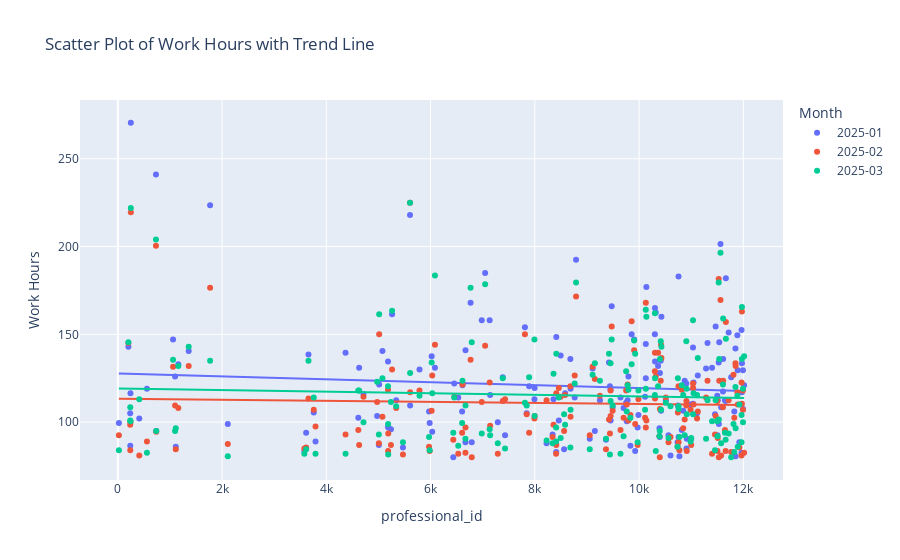

Write notebook code for a chart like this one.
### Code cell
import plotly.express as px

if 'professional_id' not in order_result.columns:
    order_result = order_result.reset_index()
    
fig = px.scatter(
    order_result,
    x="professional_id",
    y=["2025-01", "2025-02", "2025-03"],
    title="Scatter Plot of Work Hours with Trend Line",
    labels={"value": "Work Hours", "variable": "Month"},
    trendline="ols"
)

fig.show()

### Figure 1 — Plotly figure (JSON) as saved in the notebook; plotly's stock layout.template omitted (floating-point values rounded to 4 significant figures; data arrays with more than 128 entries replaced by an {"elided": "..."} marker saying what was removed)
{"data": [{"hovertemplate": "Month=2025-01<br>professional_id=%{x}<br>Work Hours=%{y}<extra></extra>", "legendgroup": "2025-01", "marker": {"color": "#636efa", "symbol": "circle"}, "mode": "markers", "name": "2025-01", "orientation": "v", "showlegend": true, "type": "scatter", "x": {"elided": "173 int values"}, "xaxis": "x", "y": {"elided": "173 float values"}, "yaxis": "y"}, {"hovertemplate": "<b>OLS trendline</b><br>value = -0.000832691 * professional_id + 127.76<br>R<sup>2</sup>=0.008046<br><br>Month=2025-01<br>professional_id=%{x}<br>Work Hours=%{y} <b>(trend)</b><extra></extra>", "legendgroup": "2025-01", "marker": {"color": "#636efa", "symbol": "circle"}, "mode": "lines", "name": "2025-01", "showlegend": false, "type": "scatter", "x": {"elided": "173 int values"}, "xaxis": "x", "y": {"elided": "173 float values"}, "yaxis": "y"}, {"hovertemplate": "Month=2025-02<br>professional_id=%{x}<br>Work Hours=%{y}<extra></extra>", "legendgroup": "2025-02", "marker": {"color": "#EF553B", "symbol": "circle"}, "mode": "markers", "name": "2025-02", "orientation": "v", "showlegend": true, "type": "scatter", "x": {"elided": "173 int values"}, "xaxis": "x", "y": {"elided": "173 float values"}, "yaxis": "y"}, {"hovertemplate": "<b>OLS trendline</b><br>value = -0.000295035 * professional_id + 113.312<br>R<sup>2</sup>=0.001480<br><br>Month=2025-02<br>professional_id=%{x}<br>Work Hours=%{y} <b>(trend)</b><extra></extra>", "legendgroup": "2025-02", "marker": {"color": "#EF553B", "symbol": "circle"}, "mode": "lines", "name": "2025-02", "showlegend": false, "type": "scatter", "x": {"elided": "173 int values"}, "xaxis": "x", "y": {"elided": "173 float values"}, "yaxis": "y"}, {"hovertemplate": "Month=2025-03<br>professional_id=%{x}<br>Work Hours=%{y}<extra></extra>", "legendgroup": "2025-03", "marker": {"color": "#00cc96", "symbol": "circle"}, "mode": "markers", "name": "2025-03", "orientation": "v", "showlegend": true, "type": "scatter", "x": {"elided": "173 int values"}, "xaxis": "x", "y": {"elided": "173 float values"}, "yaxis": "y"}, {"hovertemplate": "<b>OLS trendline</b><br>value = -0.00045201 * professional_id + 119.223<br>R<sup>2</sup>=0.002876<br><br>Month=2025-03<br>professional_id=%{x}<br>Work Hours=%{y} <b>(trend)</b><extra></extra>", "legendgroup": "2025-03", "marker": {"color": "#00cc96", "symbol": "circle"}, "mode": "lines", "name": "2025-03", "showlegend": false, "type": "scatter", "x": {"elided": "173 int values"}, "xaxis": "x", "y": {"elided": "173 float values"}, "yaxis": "y"}], "layout": {"legend": {"title": {"text": "Month"}, "tracegroupgap": 0}, "title": {"text": "Scatter Plot of Work Hours with Trend Line"}, "xaxis": {"anchor": "y", "domain": [0, 1], "title": {"text": "professional_id"}}, "yaxis": {"anchor": "x", "domain": [0, 1], "title": {"text": "Work Hours"}}}}
